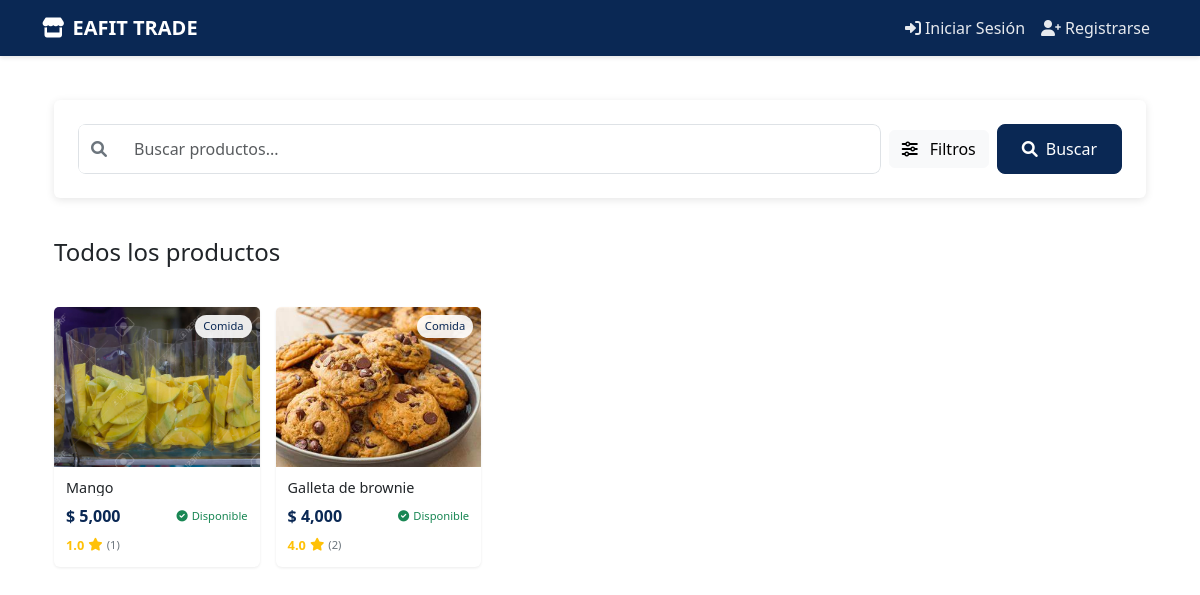
Before: / with the older database file.
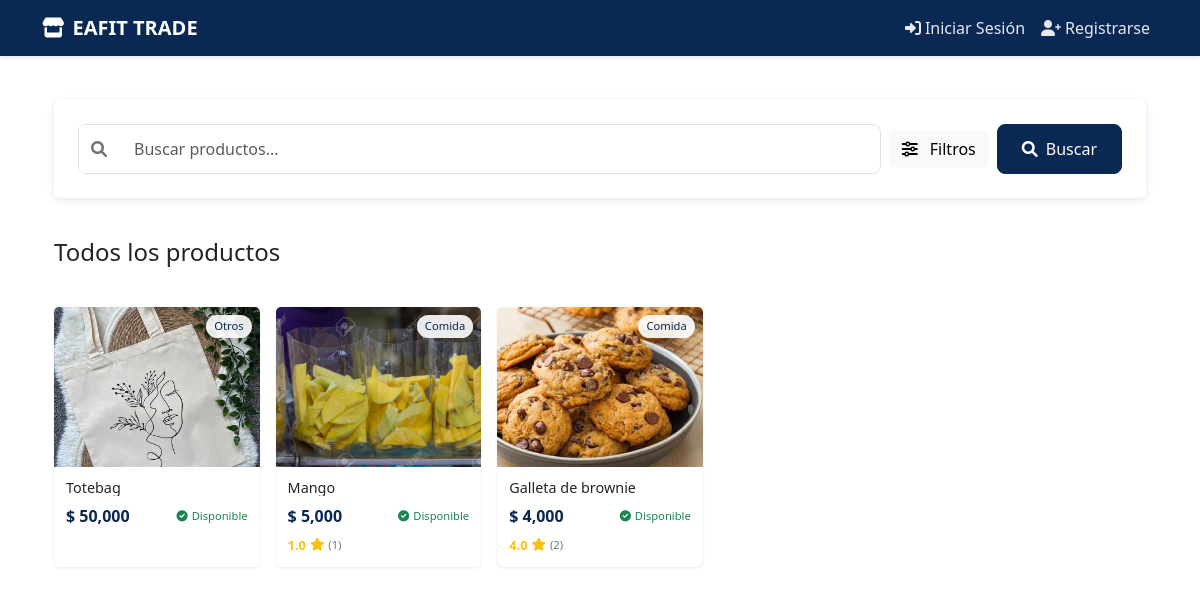
After: the same page with the newer database file.
### products/models.py (models this page shows, shortened)
class Product(models.Model):
    CATEGORY_CHOICES = [
        ('Comida', 'Comida'),
        ('Ropa', 'Ropa'),
        ('Tecnología', 'Tecnología'),
        ('Libros', 'Libros'),
        ('Otros', 'Otros'),
    ]
    CONDITION_CHOICES = [
        ('Nuevo', 'Nuevo'),
        ('Usado', 'Usado'),
        ('Buen estado', 'Buen estado'),
    ]
    FOOD_TYPE_CHOICES = [
        ('Panadería', 'Panadería'),
        ('Galletas', 'Galletas'),
        ('Repostería', 'Repostería'),
        ('Frutas', 'Frutas'),
        ('Frituras', 'Frituras'),
        ('Dulces', 'Dulces'),
        ('Helados', 'Helados'),
        ('Snacks', 'Snacks'),
        ('Comida rápida', 'Comida rápida'),
        ('Otros', 'Otros'),
    ]
    name = models.CharField(
        max_length=255,
        verbose_name='Nombre',
        help_text='Nombre del producto'
    )
    category = models.CharField(
        max_length=50,
        choices=CATEGORY_CHOICES,
        verbose_name='Categoría',
        null=True,
        blank=True
    )
    food_type = models.CharField(
        max_length=50,
        choices=FOOD_TYPE_CHOICES,
        verbose_name='Tipo de Comida',
        blank=True,
        null=True
    )
    description = models.TextField(
        verbose_name='Descripción',
        help_text='Describe tu producto detalladamente'
    )
    price = models.DecimalField(
        max_digits=10,
        decimal_places=2,
        validators=[MinValueValidator(0.01)],
        verbose_name='Precio',
        help_text='Precio en pesos colombianos'
    )
    published_at = models.DateTimeField(
        default=timezone.now,
        verbose_name='Fecha de publicación'
    )
    condition = models.CharField(
        max_length=50,
        choices=CONDITION_CHOICES,
        verbose_name='Estado',
        blank=True,
        null=True
    )
    image = models.ImageField(
        upload_to='products/',
        verbose_name='Imagen',
        help_text='Imagen del producto'
    )
    seller = models.ForeignKey(
        User,
        on_delete=models.CASCADE,
        verbose_name='Vendedor',
        related_name='products'
    )
    available = models.BooleanField(
        default=True,
        verbose_name='Disponible'
    )
    class Meta:
        verbose_name = 'Producto'
        verbose_name_plural = 'Productos'
        ordering = ['-published_at']
        indexes = [
            models.Index(fields=['name']),
            models.Index(fields=['category']),
            models.Index(fields=['available']),
        ]
    @property
    def average_rating(self):
        comments = self.comments.all()
        if not comments:
            return 0
        return round(sum(comment.rating for comment in comments) / len(comments), 1)
    @property
    def total_ratings(self):
        return self.comments.count()

class Comment(models.Model):
    product = models.ForeignKey(
        Product,
        on_delete=models.CASCADE,
        related_name='comments'
    )
    user = models.ForeignKey(
        User,
        on_delete=models.CASCADE,
        related_name='comments'
    )
    text = models.TextField(
        max_length=500,
        verbose_name='Comentario'
    )
    rating = models.PositiveSmallIntegerField(
        verbose_name='Calificación',
        validators=[MinValueValidator(0), MaxValueValidator(5)],
        help_text='Calificación de 0 a 5 estrellas'
    )
    created_at = models.DateTimeField(
        auto_now_add=True,
        verbose_name='Fecha de publicación'
    )
    class Meta:
        ordering = ['-created_at']
        verbose_name = 'Comentario'
        verbose_name_plural = 'Comentarios'

### products/views.py (the view)
# urls.py: 2. Add a URL to urlpatterns:  path('', views.home, name='home')
def home(request):
    products = Product.objects.all()
    search_query = request.GET.get('search', '')
    if search_query:
        products = products.filter(name__icontains=search_query)
    category = request.GET.get('category', '')
    if category:
        products = products.filter(category=category)
    food_type = request.GET.get('food_type', '')
    if category == 'Comida' and food_type:
        products = products.filter(food_type=food_type)
    min_price = request.GET.get('min_price', '')
    max_price = request.GET.get('max_price', '')
    if min_price:
        try:
            min_price = float(min_price)
            products = products.filter(price__gte=min_price)
        except ValueError:
            pass
    if max_price:
        try:
            max_price = float(max_price)
            products = products.filter(price__lte=max_price)
        except ValueError:
            pass
    products = products.order_by('-published_at')
    user_favorites = []
    if request.user.is_authenticated:
        user_favorites = Favorite.objects.filter(user=request.user).values_list('product_id', flat=True)
    context = {
        'products': products,
        'user_favorites': user_favorites,
        'search_query': search_query,
        'selected_category': category,
        'selected_food_type': food_type,
        'min_price': min_price,
        'max_price': max_price,
        'categories': Product.CATEGORY_CHOICES,
        'food_types': Product.FOOD_TYPE_CHOICES,
    }
    return render(request, 'products/home.html', context)

### products/templates/products/home.html (shortened to what the changed rows need)
{% extends 'products/base.html' %}
{% load humanize %}
{% block content %}
<div class="container py-4">
    <div class="results-section mb-4">
        <div class="d-flex justify-content-between align-items-center">
            <h2 class="h4 mb-0">
                {% if search_query or selected_category %}
                    Resultados de búsqueda
                {% else %}
                    Todos los productos
                {% endif %}
            </h2>
        </div>
    </div>
    <div class="row g-4">
        {% for product in products %}
        <div class="col-12 col-sm-6 col-lg-4 col-xl-3">
            <a href="{% url 'product_detail' product.id %}" class="text-decoration-none">
                <div class="card product-card {% if not product.available %}product-unavailable{% endif %}">
                    <div class="position-relative">
                        {% if product.image %}
                        <img src="{{ product.image.url }}"
                             class="card-img-top product-image {% if not product.available %}grayscale{% endif %}"
                             alt="{{ product.name }}">
                        {% endif %}
                        <span class="category-badge">{{ product.get_category_display }}</span>
                    </div>
                    <div class="card-body">
                        <div class="d-flex justify-content-between align-items-start mb-2">
                            <h5 class="card-title text-dark mb-0">{{ product.name }}</h5>
                        </div>
                        <div class="d-flex justify-content-between align-items-center mb-2">
                            <p class="price mb-0">$ {{ product.price|floatformat:0|intcomma }}</p>
                            <span class="availability-badge {% if product.available %}text-success{% else %}text-danger{% endif %}">
                                {% if product.available %}
                                    <i class="fas fa-check-circle me-1"></i>Disponible
                                {% else %}
                                    <i class="fas fa-times-circle me-1"></i>No disponible
                                {% endif %}
                            </span>
                        </div>
                        {% if product.total_ratings > 0 %}
                        <div class="star-rating">
                            <span class="rating-value">{{ product.average_rating }}</span>
                            <i class="fas fa-star"></i>
                            <span class="rating-count">({{ product.total_ratings }})</span>
                        </div>
                        {% endif %}
                    </div>
                </div>
            </a>
        </div>
        {% endfor %}
    </div>
</div>
{% endblock %}

Changed rows visible on the page:
added Product: image (picture), category "Otros", name "Totebag", price "50,000", available True (drawn)
